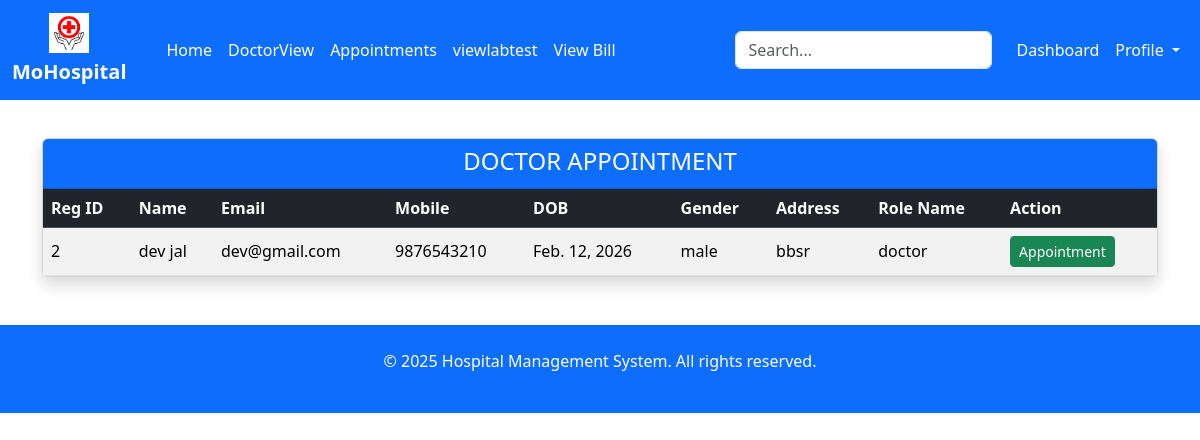
/patient/doctorview/, run on the app's committed database.
### REGISTER/models.py (models this page shows, shortened)
class Register_Master(models.Model):
    Reg_id=models.AutoField(primary_key=True)
    Name=models.CharField(max_length=30)
    Email=models.CharField(max_length=30,unique=True)
    Mobile=models.CharField(max_length=30)
    Password=models.CharField(max_length=40)
    Dob=models.DateField()
    Gender=models.CharField(max_length=10)
    Address=models.CharField(max_length=100)
    Role_name=models.CharField(max_length=30)
    created_at = models.DateTimeField(default=timezone.now)

### Patient/views.py (the view, shortened to what this page needs)
# urls.py: path('doctorview/',views.doctorview,name="doctorview"),
def doctorview(request):
    ob=Register_Master.objects.filter(Role_name="doctor")
    return render(request,"doctorview.html",{'ddata':ob})

### Patient/templates/doctorview.html (shortened to what this page needs)
 {% extends "playout/base.html"%}
{% block patientblock %}
<body>
<div class="container my-5">
    <div class="card shadow">
        <div class="card-header bg-primary text-white">
            <h4 class="mb-1 text-center">DOCTOR APPOINTMENT</h4>
        </div>
        <div class="table-responsive">
            <table class="table table-hover table-striped align-middle mb-0">
                <thead class="table-dark">
                    <tr>
                        <th>Reg ID</th>
                        <th>Name</th>
                        <th>Email</th>
                        <th>Mobile</th>
                        <th>DOB</th>
                        <th>Gender</th>
                        <th>Address</th>
                        <th>Role Name</th>
                        <th>Action</th>
                    </tr>
                </thead>
                <tbody>
                    {% for user in ddata %}
                        <form method="post">
                        <tr>
                            <td>{{ user.Reg_id }}</td>
                            <td>{{ user.Name }}</td>
                            <td>{{ user.Email }}</td>
                            <td>{{ user.Mobile }}</td>
                            <td>{{ user.Dob }}</td>
                            <td>{{ user.Gender }}</td>
                            <td>{{ user.Address }}</td>
                            <td>{{ user.Role_name }}</td>
                            <td>
                                <input type="submit" name="btn" value="Appointment" class="btn btn-success btn-sm">
                            </td>
                        </tr>
                        </form>
                    {% endfor %}
                </tbody>
            </table>
        </div>
    </div>
</div>
</body>
{% endblock %}

### Patient/templates/doctorview.html (style rules this page uses)
body { padding-top: 90px; }

### data on the page
Register_Master: Reg_id "2", Name "dev jal", Email "dev@gmail.com", Mobile "9876543210", Dob "Feb. 12, 2026", Gender "male", Address "bbsr", Role_name "doctor"
